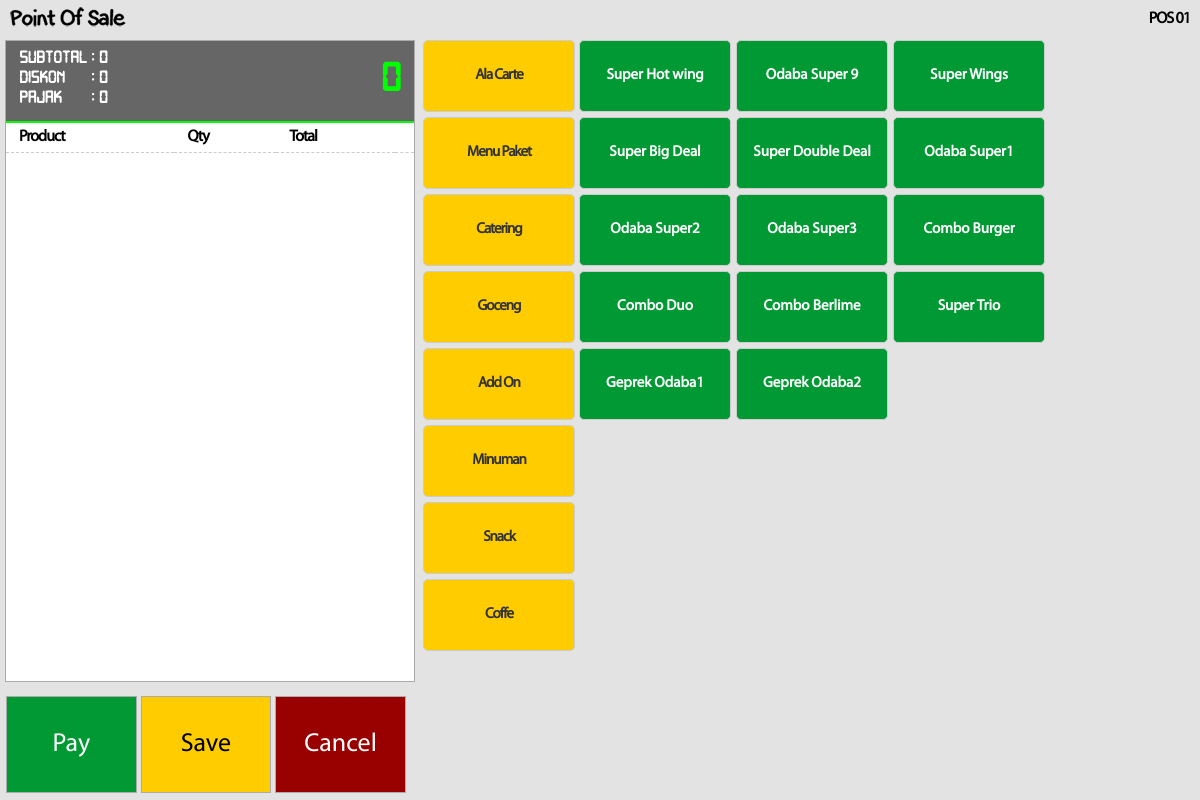
Page /pos.php?id=2 (signed in) on the committed database.
### tables this page shows
CREATE TABLE IF NOT EXISTS `menu_category` (
  `ID_CATEGORY` int(11) NOT NULL AUTO_INCREMENT,
  `CATEGORY_NAME` varchar(120) NOT NULL,
  `TRANSLATED_NAME` varchar(120) DEFAULT NULL,
  `VISIBLE` int(1) DEFAULT NULL,
  `SORT_ORDER` int(11) DEFAULT NULL,
  PRIMARY KEY (`ID_CATEGORY`)
);

CREATE TABLE IF NOT EXISTS `menu_item` (
  `ID_MENU_ITEM` int(11) NOT NULL AUTO_INCREMENT,
  `MENU_NAME` varchar(120) NOT NULL,
  `TRANSLATED_NAME` varchar(120) DEFAULT NULL,
  `BUY_PRICE` double NOT NULL,
  `PRICE` double NOT NULL,
  `DISCOUNT_RATE` double DEFAULT NULL,
  `VISIBLE` bit(1) DEFAULT NULL,
  `SORT_ORDER` int(11) DEFAULT NULL,
  `IMAGE` text,
  `SHOW_IMAGE_ONLY` int(1) DEFAULT NULL,
  `ID_CATEGORY` int(11) DEFAULT NULL,
  PRIMARY KEY (`ID_MENU_ITEM`)
);

### login_session.php (called while the page is built, shortened)
<?php
$terminal=$_SESSION['terminal'];
?>

### pos.php (the view, shortened to what this page needs)
<?php
include "login_session.php";
$id	 	= isset($_GET['id']) ? $_GET['id'] : 1;
$trs	= isset($_GET['trs']) ? $_GET['trs'] : '';
$query_cat = "select * from menu_category";
$query_cat = mysqli_query($connection,$query_cat);
$query_mn = "select * from menu_item where ID_CATEGORY = '$id'";
$query_mn = mysqli_query($connection,$query_mn);
$query_noid = mysqli_query($connection,"select trm.NO_TRANSACTION as NOU_ID from terminal trm where trm.TERMINAL = '$terminal'");
$rowid = mysqli_fetch_array($query_noid);
$notrans = $rowid['NOU_ID'] + 1;
$q_display = "select
sum(ttm.SUB_TOTAL) as SUBTOTAL,
sum(ttm.DISCOUNT) as DISCOUNT,
sum(ttm.TAX_AMOUNT) as TAX,
sum(ttm.TOTAL_PRICE) as AMOUNT
from ticket_item ttm
where
ttm.NO_TRANSACTION = '$notrans' and ttm.TERMINAL = '$terminal'";
$q_display = mysqli_query($connection,$q_display);
$rwdisp = mysqli_fetch_array($q_display);
?>
<!DOCTYPE html PUBLIC "-//W3C//DTD XHTML s.0 Transitional//EN" "http://www.w3.org/TR/xhtml1/DTD/xhtml1-transitional.dtd">
<html xmlns="http://www.w3.org/1999/xhtml">
<head>
<link href="content/css/stylesheet.css" rel="stylesheet" type="text/css" />
</head>
<body onresize="resizeWindow()" onload="resizeWindow()">
<div class="header">
  <div class="label_header"><strong><?php echo "$terminal"; ?></strong></div>
<img src="content/images/logo-01.png" width="125" height="25" /></div>
<form action="" method="post">
<div class="navigation" id="navigation">
	<div class="navigationPanel" id="navigationPanel">
    <div class="pos-display">
    <table width="95%" align="center">
  <tr>
    <td width="15%" class="pos-display-text01">Subtotal</td>
    <td width="30%" class="pos-display-text01">: <span class="pos-display-text01"><?php $subtotal = number_format($rwdisp['SUBTOTAL']); echo "$subtotal" ?></span></td>
    <td rowspan="3" align="right"><div class="pos-display-text02">
      <?php $amount = number_format($rwdisp['AMOUNT']); echo "$amount" ?>
    </div></td>
  </tr>
  <tr class="pos-display-text01">
    <td class="pos-display-text01">Diskon</td>
    <td class="pos-display-text01">: <span class="pos-display-text01"><?php $discount = number_format($rwdisp['DISCOUNT']); echo "$discount" ?></span></td>
    </tr>
  <tr class="pos-display-text01">
    <td class="pos-display-text01">Pajak</td>
    <td class="pos-display-text01">: <span class="pos-display-text01"><?php $tax = number_format($rwdisp['TAX']); echo "$tax" ?></span></td>
    </tr>
    </table>
</div>
  <table width="100%" border="0" cellpadding="3" cellspacing="0" class="table-model-01">
    <tr class="text_content">
      <td class="label_header"><strong>Product</strong></td>
      <td class="label_header"><strong>Qty</strong></td>
      <td class="label_header"><strong>Total</strong></td>
      <td width="2%" align="center">&nbsp;</td>
    </tr>
  </table>
  </div>
  <div class="clear"></div>
  <div>
    <input name="btn_pay" type="button" class="btn_settle" id="myBtn" value="Pay" />
    <input name="btn_save" type="submit" class="btn_save" id="submit2" value="Save"/>
    <input name="btn_cancel" type="submit" class="btn_close" id="submit" value="Cancel" />
  </div>
</div>
</form>
            <div class="content" id="content">
            <div class="contentPanel" id="contentPanel">
              <table width="100%">
                <tr>
                  <td width="10%" valign="top" class="label_header"><?php while($rwcat = mysqli_fetch_array($query_cat)){ ?>
                  <?php echo"<a href=\"?mod=$trs&id=$rwcat[ID_CATEGORY]\" class=\"menu_category\">$rwcat[CATEGORY_NAME]</a> "; } ?></td>
                  <td width="80%" valign="top" ><?php while($rwmn = mysqli_fetch_array($query_mn)){ ?>
                  <?php echo"<a href=\"?id=$id&act=add&idm=$rwmn[ID_MENU_ITEM]\" class=\"menu_item\">$rwmn[MENU_NAME]</a> "; } ?></td>
                </tr>
              </table>
</div>
            <div class="clear"></div>
</body>
</html>

### content/css/stylesheet.css (style rules this page uses)
body,td,th,input,select,textarea { font-size: 14px; font-family: MyriadPro-Regular; }
.clear { clear: left; height: 15px; }
.label_header { text-decoration: none; color: #000000; font-size: 16px; letter-spacing: -1px; }
.table-model-01 { font-family: 'MyriadPro-Regular'; border-spacing: 0; border-collapse: collapse; }
.table-model-01 td { border-bottom-style: dashed; border-bottom-color: #CCC; border-bottom-width: 1px; padding-top: 5px; padding-bottom: 5px; text-align: left; text-indent: 10px; }
.pos-display { height: 75px; width: 100%; text-decoration: none; color: #FFF; float: left; background-color: #666; padding-top: 5px; border-bottom-width: 2px; border-bottom-style: solid; border-bottom-color: #0F0; }
.pos-display-text01 { font-size: 18px; color: #FFF; text-decoration: none; font-weight: bold; font-family: "digital-7regular"; }
.pos-display-text02 { font-size: 42px; color: #0F0; text-decoration: none; font-weight: bold; font-family: "digital-7regular"; }
.menu_category { float: left; height: 70px; width: 150px; border: 1px solid #CCC; line-height: 70px; background-color: #FFCC00; text-decoration: none; color: #333; font-size: 15px; border-radius: 5px; text-align: center; margin-bottom: 5px; font-weight: bold; }
.menu_item { float: left; height: 70px; width: 150px; border: 1px solid #CCC; line-height: 70px; margin-right: 5px; background-color: #009933; text-decoration: none; color: #FFF; font-size: 15px; text-align: center; border-radius: 5px; margin-bottom: 5px; font-weight: bold; }

### pos.php (style rules this page uses)
body, html { height:100%; margin: 0px auto; }
body { font-family: 'MyriadPro-Regular'; margin: 0px; text-align: left; font-size: 12px; background-color: #e3e3e3; background-repeat: repeat-x; min-width: 768px; }
.header { padding: 5px 5px; }
.header div { float:right; padding:5px 5px; }
.header img, .navPanel img, .navSelect img { vertical-align:middle; margin:0px 5px 0px 0px; border:none; }
.clear { clear:both; float:none; height:0px; }
.navigation { width:34%; height:60%; margin: 5px 5px 0px 5px; border:solid 1px #ababab; background-color:#ffffff; float:left; vertical-align:bottom; position:relative; }
.navigationPanel { padding:0px; overflow:auto; }
.content { width:64%; margin: 2px 2px 0px 0px; vertical-align:top; float:left; }
.contentPanel { padding:0px; overflow:auto; }
.btn_settle { font-size: 26px; text-decoration: none; width: 32%; background-color: #009933; border: 1px solid #ababab; color: #FFF; height: 97px; float: left; margin-right: 1%; }
.btn_save { font-size: 26px; text-decoration: none; width: 32%; background-color: #FFCC00; border: 1px solid #ababab; color: #000; height: 97px; float: left; margin-right: 1%; }
.btn_close { font-size: 26px; text-decoration: none; width: 32%; background-color: #990000; border: 1px solid #ababab; color: #FFF; height: 97px; float: left; }

### rows in the picture
menu_category: CATEGORY_NAME "Ala Carte"
menu_category: CATEGORY_NAME "Menu Paket"
menu_category: CATEGORY_NAME "Catering"
menu_category: CATEGORY_NAME "Goceng"
menu_category: CATEGORY_NAME "Add On"
menu_category: CATEGORY_NAME "Minuman"
menu_category: CATEGORY_NAME "Snack"
menu_category: CATEGORY_NAME "Coffe"
menu_item: MENU_NAME "Super Hot wing"
menu_item: MENU_NAME "Odaba Super 9"
menu_item: MENU_NAME "Super Wings"
menu_item: MENU_NAME "Super Big Deal"
menu_item: MENU_NAME "Super Double Deal"
menu_item: MENU_NAME "Odaba Super1"
menu_item: MENU_NAME "Odaba Super2"
menu_item: MENU_NAME "Odaba Super3"
menu_item: MENU_NAME "Combo Burger"
menu_item: MENU_NAME "Combo Duo"
menu_item: MENU_NAME "Combo Berlime"
menu_item: MENU_NAME "Super Trio"
menu_item: MENU_NAME "Geprek Odaba1"
menu_item: MENU_NAME "Geprek Odaba2"

### other values in the picture
$terminal "POS 01"
$subtotal "0"
$amount "0"
$discount "0"
$tax "0"
